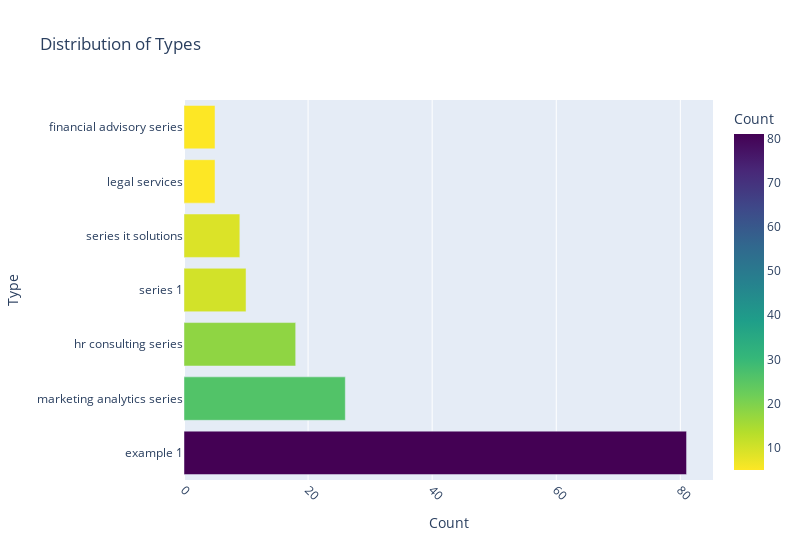

Notebook source saved alongside this figure:
### Code cell
import plotly.express as px

type_counts = df['Type'].value_counts().reset_index()
type_counts.columns = ['Type', 'Count']

# Plotly Horizontal Bar Chart with Gradient Color Scale
fig = px.bar(type_counts, x='Count', y='Type', color='Count',
             labels={'Type': 'Type', 'Count': 'Count'},
             title='Distribution of Types',
             orientation='h',
             color_continuous_scale='Viridis_r',  # You can choose any other color scale
             )

# Rotate x-axis labels
fig.update_layout(xaxis=dict(tickangle=45))

# Adjust the width
fig.update_layout(width=800)  # Set your desired width

fig.show()


# Descriptive Text
descriptive_text = """
The bar chart illustrates the distribution of different types in the dataset. 
'Example 1' is the most prevalent type with 81 occurrences, followed by 'Marketing Analytics Series' with 26 occurrences. 
'Hr Consulting Series' and 'Series 1' also contribute significantly with 18 and 10 occurrences, respectively. 
'Series IT Solutions', 'Legal Services', and 'Financial Advisory Series' are less frequent but still noteworthy with 9, 5, and 5 occurrences, respectively.
"""
print(descriptive_text)

### Figure 1 — Plotly figure (JSON) as saved in the notebook; plotly's stock layout.template omitted (floating-point values rounded to 4 significant figures)
{"data": [{"alignmentgroup": "True", "hovertemplate": "Count=%{marker.color}<br>Type=%{y}<extra></extra>", "legendgroup": "", "marker": {"color": [81, 26, 18, 10, 9, 5, 5], "coloraxis": "coloraxis", "pattern": {"shape": ""}}, "name": "", "offsetgroup": "", "orientation": "h", "showlegend": false, "textposition": "auto", "type": "bar", "x": [81, 26, 18, 10, 9, 5, 5], "xaxis": "x", "y": ["example 1", "marketing analytics series", "hr consulting series", "series 1", "series it solutions", "legal services", "financial advisory series"], "yaxis": "y"}], "layout": {"barmode": "relative", "coloraxis": {"colorbar": {"title": {"text": "Count"}}, "colorscale": [[0, "#fde725"], [0.1111, "#b5de2b"], [0.2222, "#6ece58"], [0.3333, "#35b779"], [0.4444, "#1f9e89"], [0.5556, "#26828e"], [0.6667, "#31688e"], [0.7778, "#3e4989"], [0.8889, "#482878"], [1, "#440154"]]}, "legend": {"tracegroupgap": 0}, "title": {"text": "Distribution of Types"}, "width": 800, "xaxis": {"anchor": "y", "domain": [0, 1], "tickangle": 45, "title": {"text": "Count"}}, "yaxis": {"anchor": "x", "domain": [0, 1], "title": {"text": "Type"}}}}
